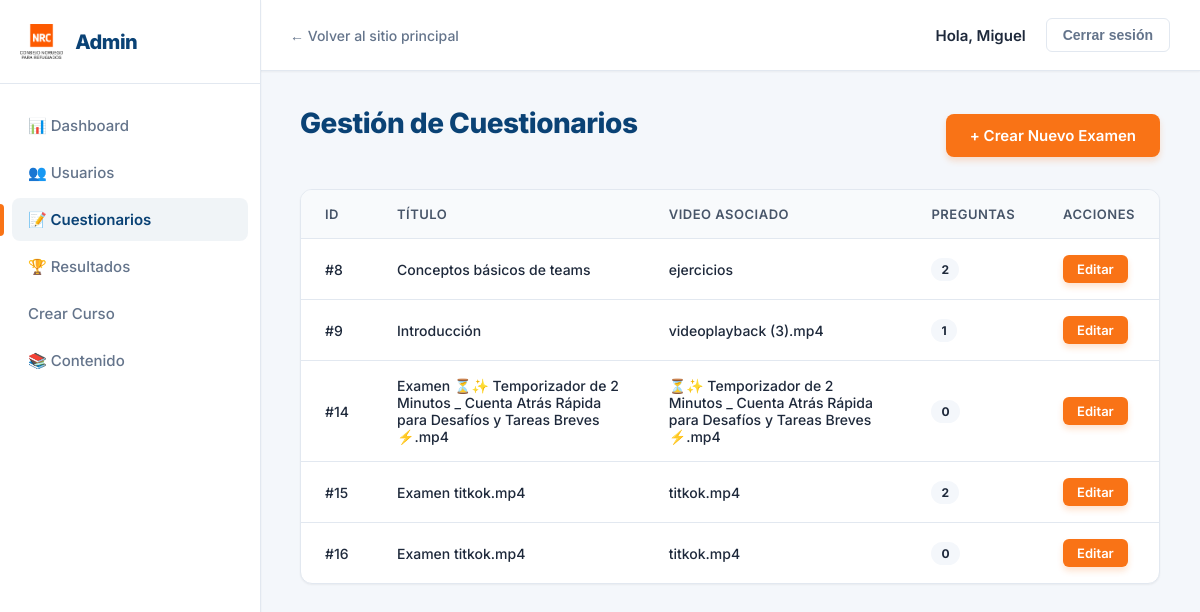
Screenshot of /panel/cuestionarios/ (signed in) with the database file from the repository.
### WebDjango/models.py (models this page shows, shortened)
class Examen(models.Model):
    video = models.OneToOneField(videos,
        on_delete=models.CASCADE,
        related_name="examen"
    )
    tituloExamen = models.CharField(max_length=200)

class videos(models.Model):
    nombreVideo = models.CharField(max_length=100)
    video = models.FileField(upload_to=rutasVideos, validators=[duracion_video])
    curso = models.ForeignKey("Curso", on_delete=models.CASCADE,related_name="videos")
    ordenVideos= models.PositiveIntegerField(default=0)

### WebDjango/views.py (the view)
# urls.py: path('panel/cuestionarios/', views.panel_cuestionarios, name='panel_cuestionarios'),
@staff_member_required
def panel_cuestionarios(request):
    examenes = Examen.objects.all().order_by('id')
    return render(request, 'admin_panel/cuestionarios.html', {'examenes': examenes})

### templates/admin_panel/cuestionarios.html (shortened to what this page needs)
{% extends 'admin_panel/base_panel.html' %}
{% block content %}
    <div class="d-flex justify-content-between align-items-center mb-4">
        <h1>Gestión de Cuestionarios</h1>
        <a href="{% url 'panel_crear_cuestionario' %}" class="btn btn-primary">+ Crear Nuevo Examen</a>
    </div>
    <div class="table-container">
        <table>
            <thead>
                <tr>
                    <th>ID</th>
                    <th>Título</th>
                    <th>Video Asociado</th>
                    <th>Preguntas</th>
                    <th>Acciones</th>
                </tr>
            </thead>
            <tbody>
                {% for examen in examenes %}
                <tr>
                    <td>#{{ examen.id }}</td>
                    <td>{{ examen.tituloExamen }}</td>
                    <td>{{ examen.video.nombreVideo|default:"-" }}</td>
                    <td><span class="badge" style="background-color: var(--bg-main);">{{ examen.preguntas.count }}</span></td>
                    <td>
                        <a href="{% url 'panel_editar_cuestionario' examen.id %}" class="btn btn-sm btn-primary">Editar</a>
                    </td>
                </tr>
                {% empty %}
                <tr>
                    <td colspan="5" class="text-center text-muted" style="padding: 30px;">No se encontraron cuestionarios.</td>
                </tr>
                {% endfor %}
            </tbody>
        </table>
    </div>
{% endblock %}

### templates/admin_panel/base_panel.html (shortened to what this page needs)
{% load static %}
<!DOCTYPE html>
<html lang="es">
<head>
    <link rel="stylesheet" href="{% static 'css/admin_panel.css' %}?v=1">
</head>
<body>
    <aside class="admin-sidebar">
        <div class="sidebar-header">
            <img src="{% static 'imagenes/NRClogo.png' %}" alt="Logo NRC">
            <h2>Admin</h2>
        </div>
        <ul class="sidebar-menu">
            <li>
                <a href="{% url 'panel_dashboard' %}"
                    class="{% if request.resolver_match.url_name == 'panel_dashboard' %}active{% endif %}">
                    📊 Dashboard
                </a>
            </li>
            <li>
                <a href="{% url 'panel_usuarios' %}"
                    class="{% if request.resolver_match.url_name == 'panel_usuarios' or request.resolver_match.url_name == 'panel_editar_usuario' %}active{% endif %}">
                    👥 Usuarios
                </a>
            </li>
            <li>
                <a href="{% url 'panel_cuestionarios' %}"
                    class="{% if request.resolver_match.url_name == 'panel_cuestionarios' or request.resolver_match.url_name == 'panel_editar_cuestionario' or request.resolver_match.url_name == 'panel_crear_cuestionario' %}active{% endif %}">
                    📝 Cuestionarios
                </a>
            </li>
            <li>
                <a href="{% url 'panel_resultados' %}"
                    class="{% if request.resolver_match.url_name == 'panel_resultados' %}active{% endif %}">
                    🏆 Resultados
                </a>
            </li>
            <li>
                <a href="{% url 'registro_modulo_y_cursos' %}">Crear Curso</a>
            </li>
            <li>
                <a href="{% url 'panel_contenido' %}"
                    class="{% if request.resolver_match.url_name == 'panel_contenido' or request.resolver_match.url_name == 'panel_editar_modulo' or request.resolver_match.url_name == 'panel_editar_curso' %}active{% endif %}">
                    📚 Contenido
                </a>
            </li>
        </ul>
    </aside>
    <main class="admin-main">
        <header class="admin-header">
            <div class="nav-left">
                <a href="{% url 'home' %}">← Volver al sitio principal</a>
            </div>
            <div class="user-profile">
                <span style="color: var(--text-main);">Hola, {{ request.user.username }}</span>
                <form method="post" action="{% url 'salir' %}" style="margin: 0;">
                    <button type="submit" class="logout-btn">Cerrar sesión</button>
                </form>
            </div>
        </header>
        <section class="admin-content">
            {% block content %}
            {% endblock %}
        </section>
    </main>
</body>
</html>

### static/css/admin_panel.css (style rules this page uses)
:root { --bg-main: #f4f7fb; --bg-sidebar: #ffffff; --bg-card: #ffffff; --text-main: #1e293b; --text-muted: #64748b; --accent-blue: #0a4275; --accent-blue-hover: #0d5699; --accent-orange: #f97316; --accent-orange-hover: #ea580c; --border-color: #e2e8f0; --shadow-sm: 0 1px 2px 0 rgb(0 0 0 / 0.05); --shadow-md: 0 4px 6px -1px rgb(0 0 0 / 0.1), 0 2px 4px -2px rgb(0 0 0 / 0.1); --shadow-lg: 0 10px 15px -3px rgb(0 0 0 / 0.1), 0 4px 6px -4px rgb(0 0 0 / 0.1); }
body { margin: 0; padding: 0; font-family: 'Inter', sans-serif; background-color: var(--bg-main); color: var(--text-main); display: flex; min-height: 100vh; }
a { text-decoration: none; color: inherit; }
.admin-sidebar { width: 260px; background-color: var(--bg-sidebar); border-right: 1px solid var(--border-color); display: flex; flex-direction: column; position: fixed; height: 100vh; z-index: 1000; box-shadow: var(--shadow-sm); }
.sidebar-header { padding: 24px 20px; border-bottom: 1px solid var(--border-color); display: flex; align-items: center; gap: 12px; }
.sidebar-header img { height: 35px; }
.sidebar-header h2 { margin: 0; font-size: 20px; font-weight: 800; color: var(--accent-blue); letter-spacing: -0.5px; }
.sidebar-menu { list-style: none; padding: 0; margin: 20px 0; }
.sidebar-menu li { margin-bottom: 4px; padding: 0 12px; }
.sidebar-menu a { display: flex; align-items: center; padding: 12px 16px; color: var(--text-muted); transition: all 0.2s ease; gap: 12px; border-radius: 8px; font-weight: 500; font-size: 15px; }
.sidebar-menu a.active { background-color: rgba(10, 66, 117, 0.06); color: var(--accent-blue); font-weight: 600; }
.sidebar-menu a.active::before { content: ''; position: absolute; left: 0; width: 4px; height: 32px; background-color: var(--accent-orange); border-radius: 0 4px 4px 0; }
.admin-main { flex: 1; margin-left: 260px; display: flex; flex-direction: column; }
.admin-header { height: 70px; background-color: var(--bg-sidebar); border-bottom: 1px solid var(--border-color); display: flex; align-items: center; justify-content: space-between; padding: 0 30px; box-shadow: var(--shadow-sm); position: sticky; top: 0; z-index: 999; }
.admin-header .nav-left a { color: var(--text-muted); font-size: 14px; font-weight: 500; display: flex; align-items: center; gap: 6px; }
.user-profile { display: flex; align-items: center; gap: 20px; }
.user-profile span { font-weight: 600; color: var(--accent-blue); font-size: 15px; }
.logout-btn { background-color: transparent; color: var(--text-muted); border: 1px solid var(--border-color); padding: 8px 16px; border-radius: 6px; cursor: pointer; font-weight: 600; font-size: 14px; transition: all 0.2s ease; }
.admin-content { padding: 35px 40px; flex: 1; overflow-y: auto; }
h1 { font-size: 28px; font-weight: 800; margin-top: 0; margin-bottom: 25px; color: var(--accent-blue); letter-spacing: -0.5px; }
.table-container { background-color: var(--bg-card); border-radius: 12px; border: 1px solid var(--border-color); overflow: hidden; margin-bottom: 30px; box-shadow: var(--shadow-sm); }
table { width: 100%; border-collapse: collapse; }
th, td { padding: 16px 24px; text-align: left; border-bottom: 1px solid var(--border-color); font-size: 14px; }
th { background-color: #f8fafc; color: #475569; font-weight: 600; font-size: 13px; text-transform: uppercase; letter-spacing: 0.5px; }
td { color: var(--text-main); font-weight: 500; }
tr:last-child td { border-bottom: none; }
.badge { padding: 4px 10px; border-radius: 20px; font-size: 12px; font-weight: 700; display: inline-block; }
.btn { padding: 12px 24px; border-radius: 8px; border: none; cursor: pointer; font-weight: 600; font-family: inherit; display: inline-flex; align-items: center; justify-content: center; gap: 8px; text-decoration: none; transition: all 0.2s ease; font-size: 15px; }
.btn-primary { background-color: var(--accent-orange); color: white; box-shadow: 0 4px 6px rgba(249, 115, 22, 0.2); }
.btn-sm { padding: 6px 14px; font-size: 13px; border-radius: 6px; }
.d-flex { display: flex; }
.justify-content-between { justify-content: space-between; }
.align-items-center { align-items: center; }
.mb-4 { margin-bottom: 24px; }

### rows the page displays
Examen: id "8", tituloExamen "Conceptos básicos de teams", video.nombreVideo "ejercicios", preguntas.count "2"
Examen: id "9", tituloExamen "Introducción", video.nombreVideo "videoplayback (3).mp4", preguntas.count "1"
Examen: id "14", tituloExamen "Examen ⏳✨ Temporizador de 2 Minutos _ Cuenta Atrás Rápida para Desafíos y Tareas Breves ⚡.mp4", video.nombreVideo "⏳✨ Temporizador de 2 Minutos _ Cuenta Atrás Rápida para Desafíos y Tareas Breves ⚡.mp4", preguntas.count "0"
Examen: id "15", tituloExamen "Examen titkok.mp4", video.nombreVideo "titkok.mp4", preguntas.count "2"
Examen: id "16", tituloExamen "Examen titkok.mp4", video.nombreVideo "titkok.mp4", preguntas.count "0"

### other values shown
{{ request.user.username }} "Miguel"
